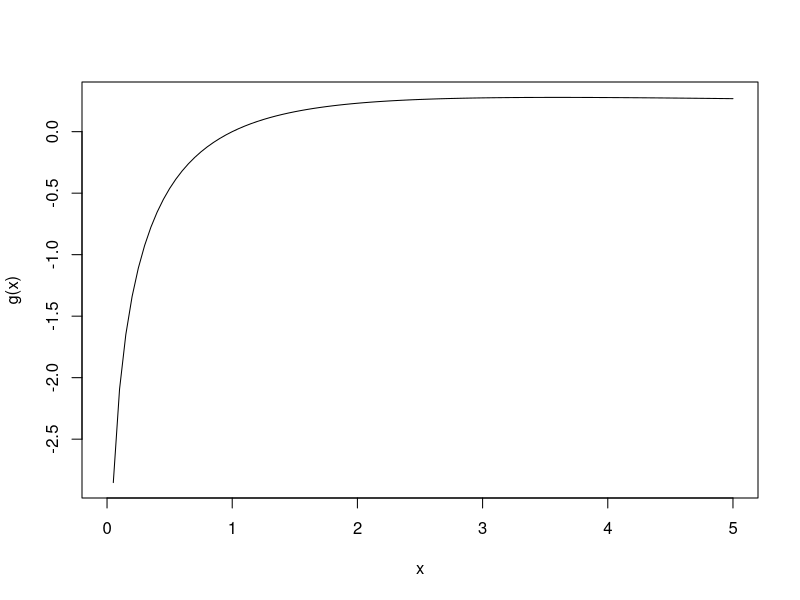

R code for this plot:
## ---- chunk 1
g <- function(x) log(x)/(1+x)
curve(g(x), from = 0 , to= 5) # plotting the garph to get a rough idea of where interval wise the maximum lies 
#graph suggests between 0.5 and 1.5 

#need to find the deriv of g(if working by hand)
#need to determine initial sign change points  #can be determined from the graph
# need to make a loop where the function iterates through m until it converges to the max (while loop)
# a=0.5 and b= 1.5 as aformentioned 

## ---- chunk 2
x=runif(10)
w=expression(log(x)/(1+x))
D(w,'x')
# the domain of the function is x>0 since x=0 is undefined
# from that we can also deduce that (1+x)^2 is always positive and so we can omit it in finding h()>0 annd h()<0 which is the derivative.

## ---- chunk 3
h <- function(x) ((1/x)*(1+x)) - log(x)
a= 1
b=10
tolerance = 1e-7
while ((b-a)/2> tolerance) {  # set an arbitrarily small number that the interval must be greater than for this loop
  m<- (a+b)/2
  if (h(a)*h(m)<0 ){   # shows sign change so max in [a,m]
    b<-m
 }else {
    a<-m              #no sign change means max is in the other interval[m,b]
  }
}
xmax = (a+b)/2
## ---- chunk 4
uniroot(h,lower = 1, upper = 10)
## ---- chunk 5
counts <- c(3,1,1,3,1,4,3,2,0,5,0,4,2)

## ---- chunk 6
#generally this minimises
f<-function(m){  #expects a vector of parameters-m
   x=m[1]
   y=m[2]
   z=m[3]
  2*x+2*y+3*z
}
grr<-function(m){
  # x <-m[1]
  # y <- m[2]
  # z <- m[3]
  c(2,2,3)
}
objective_coeff<-c(2,2,3)
  
ui <-rbind(c(2,-1,-1),
           c(-4,1,-3),
           c(1,0,0),
           c(0,1,0),
           c(0,0,1))

ci <-c(-1,-3,0,0,0)
results<-constrOptim(c(0.2,0.5,0.2), f,grr,ui,ci)
# convergence result has to give zero, otherwise something went wrong
## ---- chunk 7
optim(c(0.2,05,0.2),f) #the opimal if function was unconstrained
